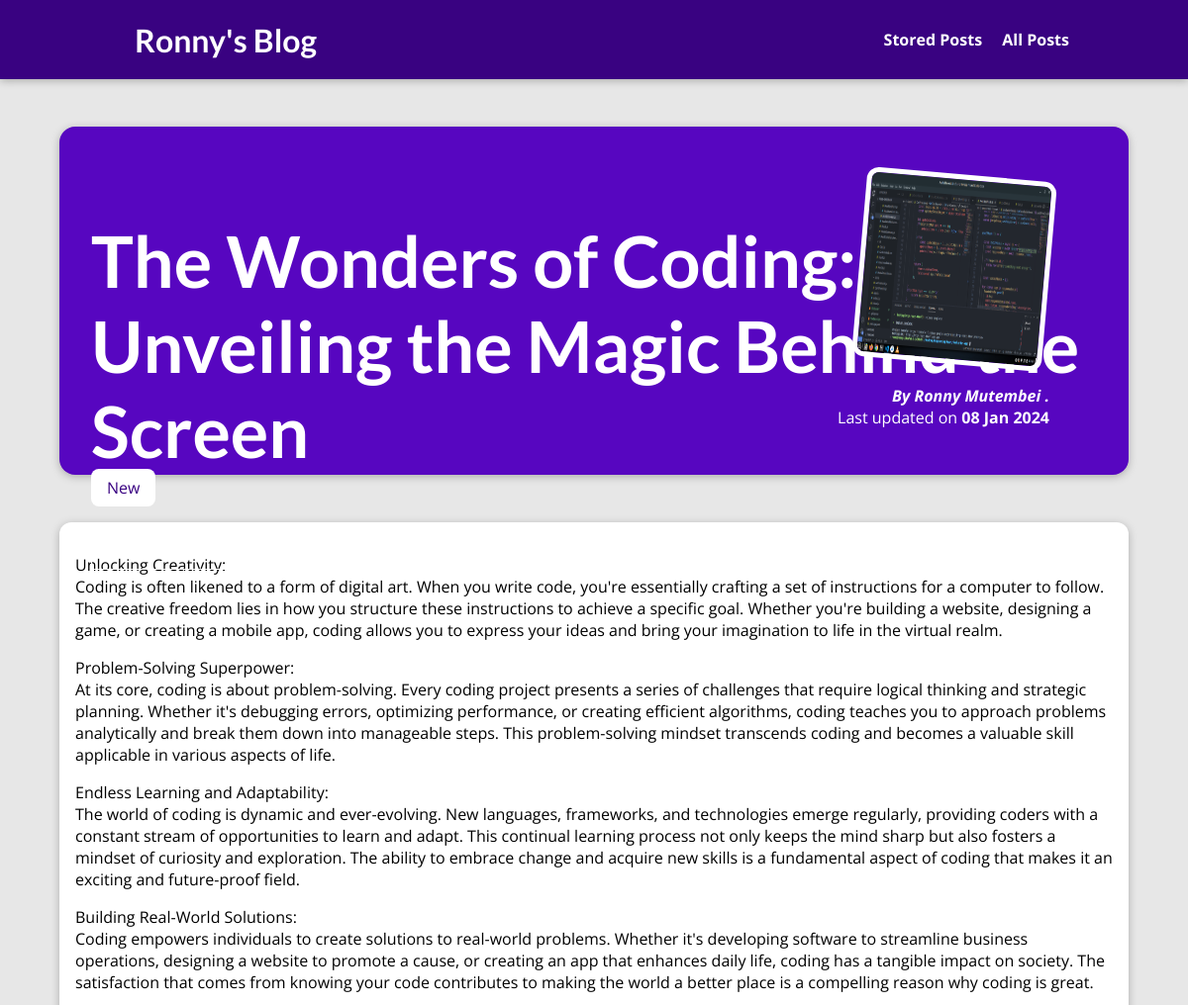
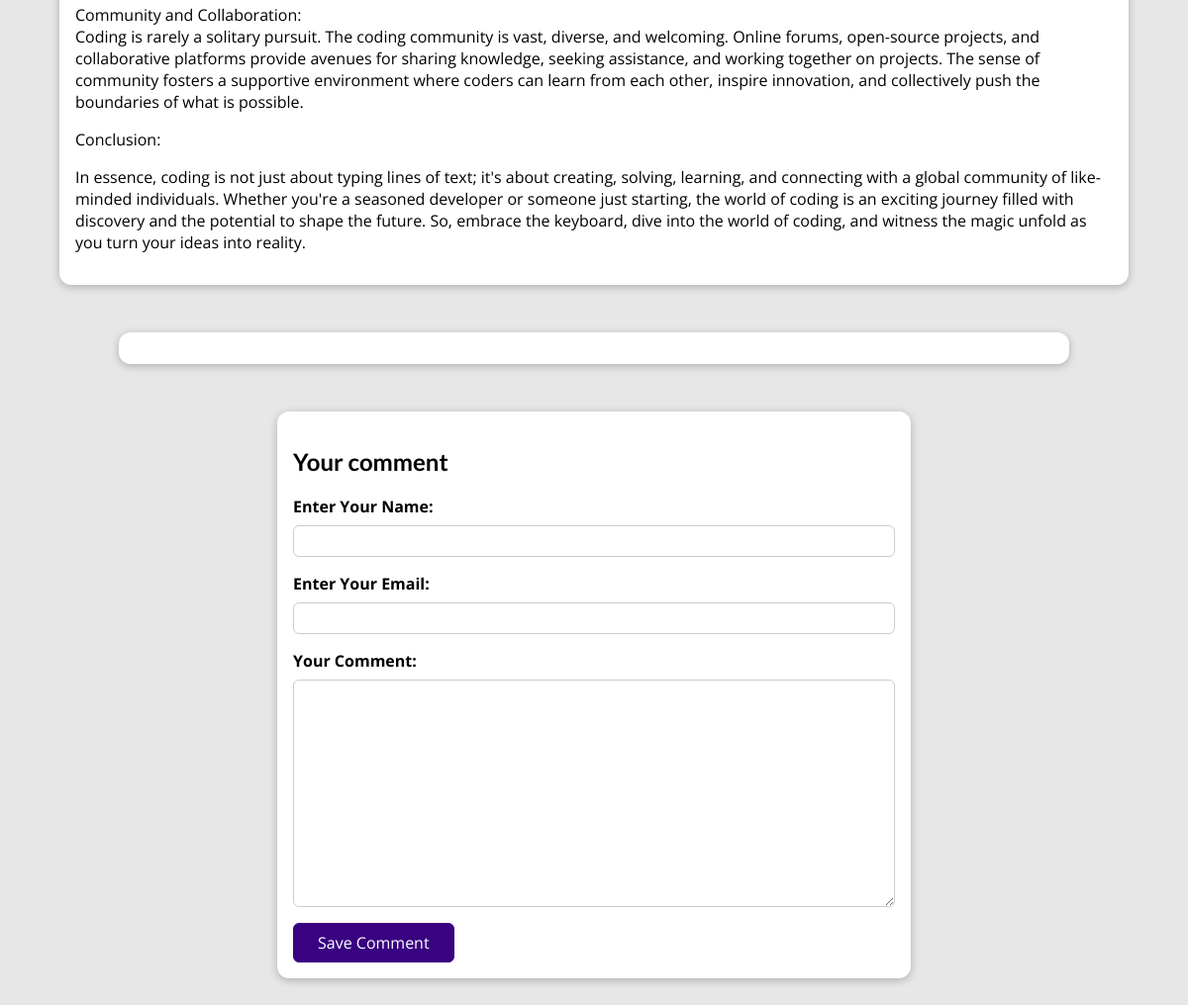
Screenshot of /posts/programming-is-exciting with the database file from the repository (2 pictures, top to bottom).
### blog/models.py (models this page shows, shortened)
class Post(models.Model):
    title=models.CharField(max_length =150)
    excerpt=models.CharField(max_length =200)
    image = models.ImageField(upload_to="posts",null =True)
    date=models.DateField(auto_now=True)
    slug=models.SlugField(unique=True,db_index=True)
    content=models.TextField(validators=[MinLengthValidator(10)])
    author=models.ForeignKey(
        Author,on_delete=models.SET_NULL,related_name="posts",null=True
    )
    tags=models.ManyToManyField(Tag)

class Tag(models.Model):
    caption=models.CharField(max_length=20)

class Author(models.Model):
    first_name = models.CharField(max_length=100)
    last_name = models.CharField(max_length=100)
    email_address = models. EmailField()
    def full_name(self):
        return f"{self.first_name} {self.last_name} ."
    def __str__(self):
        return self.full_name()

### blog/views.py (the view)
# urls.py: path("posts/<slug:slug>", views.SinglePostView.as_view(), name="detailpage"),
class SinglePostView(View):
    template_name = "blog/post-detail.html"
    model = Post
    def is_stored_post(self, request, post_id):
        stored_posts = request.session.get("stored_posts")
        if stored_posts is not None:
            is_saved = post_id in stored_posts
        else:
            is_saved = False
        return is_saved
    def get(self, request, slug):
        post = Post.objects.get(slug=slug)
        return render(request, "blog/post-detail.html", {
            "post": post,
            "post_tags": post.tags.all(),
            "comment_form": CommentForm(),
            "comments": post.comments.all().order_by("-id"),
            "saved_for_later": self.is_stored_post(request, post.id)
        })
    def post(self, request, slug):
        comment_form = CommentForm(request.POST)
        post = Post.objects.get(slug=slug)
        if comment_form.is_valid():
            comment = comment_form.save(commit=False)
            comment.post = post
            comment.save()
            return HttpResponseRedirect(reverse("detailpage", args=[slug]))
        return render(request, "blog/post-detail.html", {
            "post": post,
            "post_tags": post.tags.all(),
            "comment_form": comment_form,
            "comments": post.comment.all().order_by("-id"),
            "saved_for_later": self.is_stored_post(request, post.id)
        })

### blog/forms.py
class CommentForm(forms.ModelForm):
    class Meta:
        model = Comment
        exclude = ["post"]
        labels = {
            "user_name":"Enter Your Name",
            "user_email":   "Enter Your Email",
            "text":"Your Comment"
        }

### blog/templates/blog/post-detail.html (shortened to what this page needs)
{% extends "root.html" %}
{% load static %}
{% block css_files %}
<link rel="stylesheet" href="{% static "blog/post-detail.css" %}"/>
{% endblock css_files %}
{% block content %}
<section id="summary">
  <h2>{{post.title}}</h2>
  <div>
    {% for tag in post_tags  %}
    <span class="tag">{{tag.caption}}</span>
    {% endfor %}
  </div>
  <div id="read-later">
    <form action="{% url "read-later" %}" method="POST">
    <button>
      {% if saved_for_later %}
      Remove
      {% else %}
      Read Later
      {% endif %}
    </button>
    </form>
  </div>
  <article>
    <img src="{{post.image.url}}" alt={{post.title}} />
    <address>By <a href="mailto:{{post.author.email_address}}">{{post.author}}</a></address>
    <div>Last updated on <time>{{post.date|date:"d M Y"}}</time></div>
  </article>
</section>
<main>
  <p>
    {{post.content|linebreaks}}
  </p>
</main>
<section id="comments">
</section>
<section id="comment-form">
  <h2>Your comment</h2>
  <form action="{% url "detailpage" post.slug %}" method="POST">
    {% for form_field in comment_form %}
    <div class="form-control {% if form_field.errors %}invalid{% endif %}">
      {{form_field.label_tag}}
      {{form_field}}
    </div>
    {% endfor %}
    <button>Save Comment</button>
  </form>
</section>
{% endblock content %}

### static/app.css (style rules this page uses)
* { box-sizing: border-box; }
html { font-family: 'Open Sans', 'Lato', sans-serif; }
body { margin: 0; }
h1, h2, h3 { font-family: 'Lato', sans-serif; font-weight: bold; }

### blog/static/blog/post-detail.css (style rules this page uses)
body { background-color: #e7e7e7; }
#summary { margin: 8rem auto 3rem auto; padding: 2rem; width: 90%; max-width: 90rem; border-radius: 16px; background-color: #5706c0; position: relative; box-shadow: 0 2px 8px rgba(0, 0, 0, 0.25); height: 22rem; }
#summary h2 { color: white; font-size: 4.5rem; margin-bottom: 0.25rem; }
#summary article { position: absolute; top: 2rem; right: 3rem; padding: 1rem 2rem; border-radius: 12px; text-align: right; color: white; }
#summary article img { width: 12rem; height: 12rem; border-radius: 12px; transform: rotateZ(5deg); border: 5px solid white; margin-bottom: 1rem; }
#summary address { font-weight: bold; }
#summary a { color: white; text-decoration: none; }
#summary time { font-weight: bold; }
#read-later { margin: 2rem 0; }
#read-later button { background-color: transparent; border: 1px solid white; padding: 0.5rem 2rem; font: inherit; color: white; cursor: pointer; }
main { width: 90%; max-width: 90rem; margin: 3rem auto; background-color: white; padding: 1rem; border-radius: 12px; box-shadow: 0 2px 8px rgba(0, 0, 0, 0.25); }
.tag { background-color: white; color: #390281; padding: 0.5rem 1rem; border-radius: 8px; }
#comment-form { margin: 3rem auto; width: 90%; max-width: 40rem; border-radius: 12px; background-color: white; box-shadow: 0 2px 8px rgba(0, 0, 0, 0.25); padding: 1rem; }
#comment-form button { font: inherit; background-color: #390281; color: white; border: 1px solid #390281; padding: 0.5rem 1.5rem; border-radius: 6px; cursor: pointer; }
.form-control { margin-bottom: 1rem; }
.form-control label { font-weight: bold; margin-bottom: 0.5rem; display: block; }
.form-control input, .form-control textarea { display: block; width: 100%; font: inherit; padding: 0.25rem; border-radius: 6px; border: 1px solid #ccc; }
#comments { margin: 3rem auto; width: 90%; max-width: 60rem; border-radius: 12px; background-color: white; box-shadow: 0 2px 8px rgba(0, 0, 0, 0.25); padding: 1rem 2rem; }

### rows the page displays
Post: title "The Wonders of Coding: Unveiling the Magic Behind the Screen", image (picture), author "Ronny Mutembei .", date "08 Jan 2024", content "Unlocking Creativity: Coding is often likened to a form of digital art. When you write code, you're essentially crafting a set of instructions for a computer to follow. The creative freedom lies in how you structure these instructions to achieve a specific goal. Whether you're building a website, designing a game, or creating a mobile app, coding allows you to express your ideas and bring your imagination to life in the virtual realm. Problem-Solving Superpower: At its core, coding is about problem-solving. Every coding project presents a series of challenges that require logical thinking and strategic planning. Whether it's debugging errors, optimizing performance, or creating efficient…"
Tag: caption "New"
